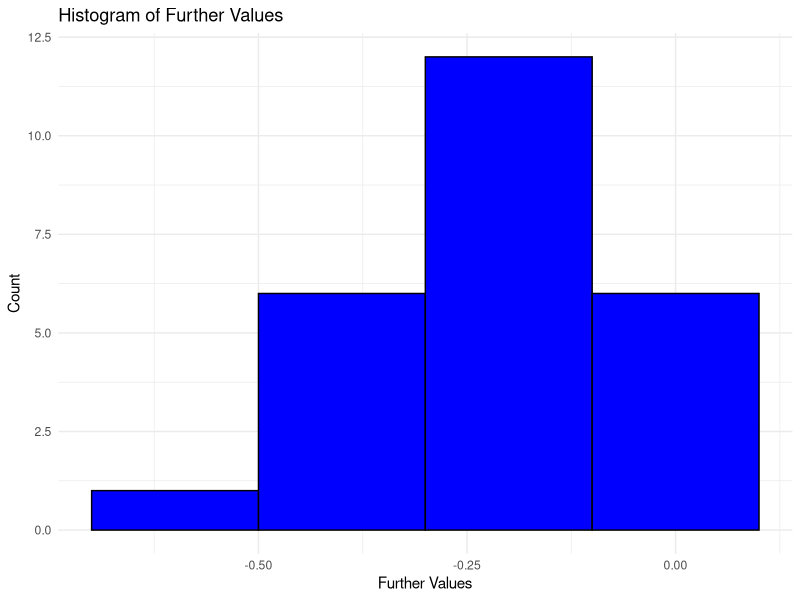
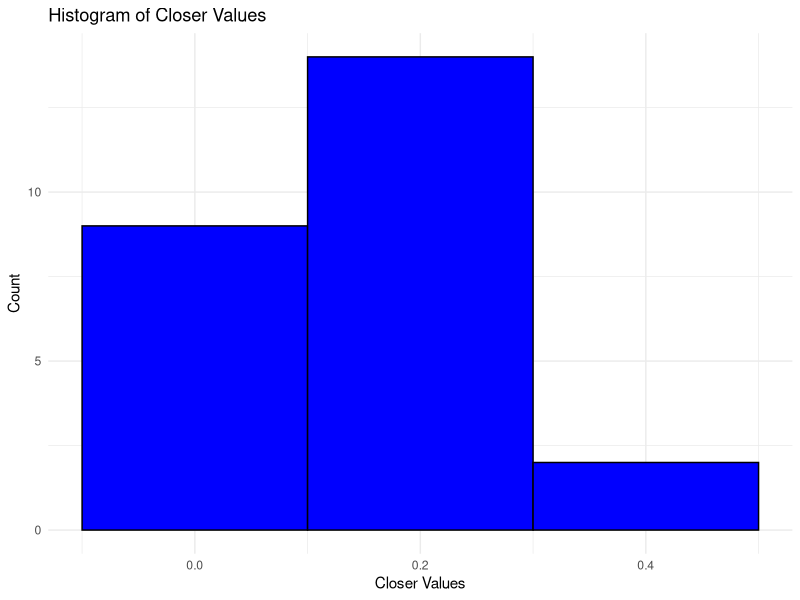
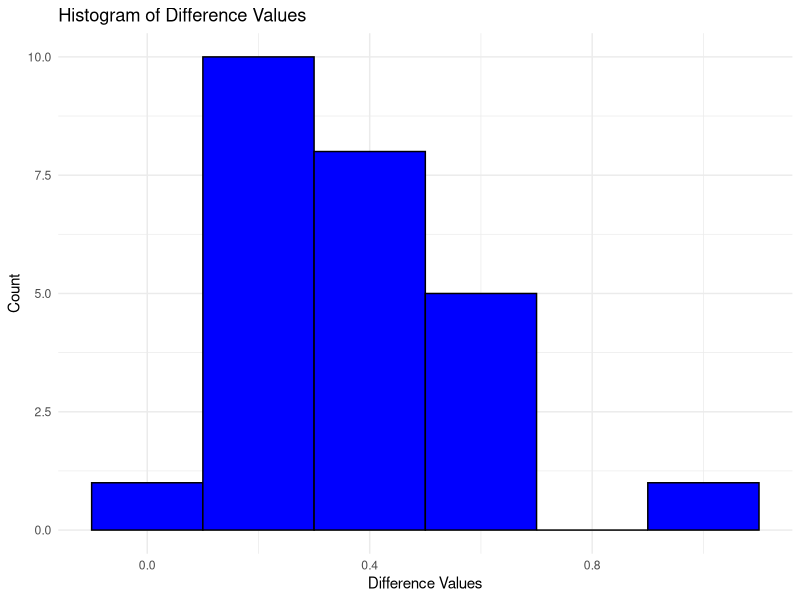

These figures' R source, in order: (Note: this script raises an error after producing the figures.)
########################################################################################################################
#Lab 11
library(tidyverse)
library(pwr)

#######################################################
# Step 1: Conduct a Power Analysis
(pwr.t.test(d = 0.65, # large effect
           power = 0.80,
           sig.level = 0.05,
           alternative = "two.sided",
           type = "one.sample"))

#######################################################
# Step 2: Collect Source Data for Figure 2
bird.data <- read_csv("bird-data.csv") |>
  mutate(difference = closer_vals - further_vals)

# To collect the data for Figure2(g), we had to download the Excel file from the link
# and then isolate the two specific Excel sheets we wanted.
# Then, we combined the two Excel sheets and saved them to a csv
# which we then read with read_csv.
# Finally, we used mutate to create a difference column

#######################################################
#Step 3a: Summarize the Further Data


library(e1071)
bird.data|>
  summarize(meanf       = mean(further_vals),
            sdf         = sd(further_vals),
            medianf     = median(further_vals),
            IQRf        = IQR(further_vals),
            skewnessf   = skewness(further_vals),
            exkurtosisf = kurtosis(further_vals))

# Graph

ggplot(data = bird.data, aes(x = further_vals)) +
  geom_histogram(binwidth = 0.20, color = "black", fill = "blue") +
  labs(title = "Histogram of Further Values",
       x = "Further Values",
       y = "Count") +
  theme_minimal()

#######################################################
#Step 3b: Summarize the Closer Data

bird.data|>
  summarize(meanc       = mean(closer_vals),
            sdc         = sd(closer_vals),
            medianc     = median(closer_vals),
            IQRc        = IQR(closer_vals),
            skewnessc   = skewness(closer_vals),
            exkurtosisc = kurtosis(closer_vals))

# Graph

ggplot(data = bird.data, aes(x = closer_vals)) +
  geom_histogram(binwidth = 0.2, color = "black", fill = "blue") +
  labs(title = "Histogram of Closer Values",
       x = "Closer Values",
       y = "Count") +
  theme_minimal()

#######################################################
#Step 3b: Summarize the Difference Data

bird.data|>
  summarize(meand       = mean(difference),
            sdd         = sd(difference),
            mediand     = median(difference),
            IQRd        = IQR(difference),
            skewnessd   = skewness(difference),
            exkurtosisd = kurtosis(difference))

# Graph

ggplot(data = bird.data, aes(x = difference)) +
  geom_histogram(binwidth = 0.2, color = "black", fill = "blue") +
  labs(title = "Histogram of Difference Values",
       x = "Difference Values",
       y = "Count") +
  theme_minimal()


#######################################################
# Step 4a: Conduct Inferences Done In Paper: Closer

t_closer <- t.test(bird.data$closer_vals, mu = 0, 
        conf.level = 0.95, alternative = "greater")
t.close <- t_closer[[1]][[1]]
p.close <- t_closer[[3]]


#######################################################

# Step 4b: Conduct Inferences Done In Paper: Further
t_further <- t.test(bird.data$further_vals, mu = 0, 
        conf.level = 0.95, alternative = "less")
t.far <- t_further[[1]][[1]]
p.far <- t_further[[3]]

#######################################################

# Step 4c: Conduct Inferences Done In Paper: Difference
t_difference <- t.test(bird.data$difference, mu = 0, 
        conf.level = 0.95, alternative = "two.sided")
t.diff <- t_difference[[1]][[1]]
p.diff <- t_difference[[3]]


#######################################################

# Step 5a: 



##########################################################
# Plot it
##########################################################
(t.stat <- (xbar - mu0)/(s/sqrt(n)))

# For plotting the null distribution
ggdat.t <- tibble(t=seq(-5,5,length.out=1000))|>
  mutate(pdf.null = dt(t, df=24))
# For plotting the observed point
ggdat.obs <- tibble(t    = t.stat, 
                    y    = 0) # to plot on x-axis

# Resampling to approximate the sampling distribution 
# on the data
R <- 1000
resamples <- tibble(t=numeric(R))
for(i in 1:R){
  curr.sample <- sample(x=x,
                        size=n,
                        replace=T)
  resamples$t[i] = (mean(curr.sample)-mu0)/(sd(curr.sample)/sqrt(n))
}

t.breaks <- c(-5, qt(0.025, df = n-1), # rejection region (left)
              0, 
              qt(0.975, df = n-1), 5,  # rejection region (right)
              t.stat)                  # t-statistic observed
xbar.breaks <- t.breaks * s/(sqrt(n)) + mu0

# Create Plot
ggplot() +
  # null distribution
  geom_line(data=ggdat.t, 
            aes(x=t, y=pdf.null))+
  geom_hline(yintercept=0)+
  # rejection regions
  geom_ribbon(data=subset(ggdat.t, t<=qt(0.025, df=n-1)), 
              aes(x=t, ymin=0, ymax=pdf.null),
              fill="grey", alpha=0.5)+
  geom_ribbon(data=subset(ggdat.t, t>=qt(0.975, df=n-1)), 
              aes(x=t, ymin=0, ymax=pdf.null),
              fill="grey", alpha=0.5)+
  # plot p-value (not visible)
  geom_ribbon(data=subset(ggdat.t, t>=t.stat), 
              aes(x=t, ymin=0, ymax=pdf.null),
              fill="reg", alpha=0.25)+
  # plot observation point
  geom_point(data=ggdat.obs, aes(x=t, y=y), color="red")+
  # Resampling Distribution
  stat_density(data=resamples, 
               aes(x=t),
               geom="line", color="grey")+
  # clean up aesthetics
  theme_bw()+
  scale_x_continuous("t",
                     breaks = round(t.breaks,2),
                     sec.axis = sec_axis(~.,
                                         name = bquote(bar(x)),
                                         breaks = t.breaks,
                                         labels = round(xbar.breaks,2)))+
  ylab("Density")+
  ggtitle("T-Test for Mean Perceived Whiteness of Social Security Recipients",
          subtitle=bquote(H[0]==3.5*";"~H[a]!=3.5))
